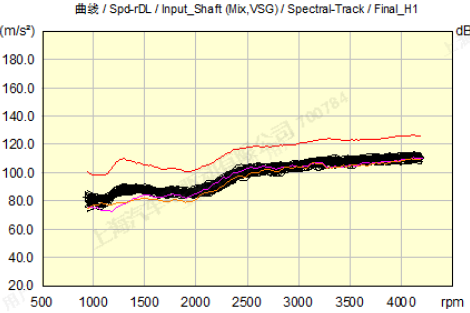
#> input picture extracted_images/slide_10_img_1.png, 470 x 313 px
$ python -i extract_data_v2.py   (imports and definitions only)
#> lines starting #> are read from the running program, lines starting #| are printed output that depends on the picture; after the words box and inside, x2 and y2 are one past the last pixel; in counts of white or black regions, pixels touching at a corner belong together
#> further down, picture is the input picture: shape (313, 470, 3); mean B, G, R 209.7, 237.4, 239
import cv2
import numpy as np
import os
from openpyxl import Workbook
from openpyxl.chart import ScatterChart, Reference, Series

try:
    import easyocr
    READER = easyocr.Reader(['en'], gpu=False)
except:
    READER = None

def get_plot_area(image):
    # Fallback method if OCR fails
    gray = cv2.cvtColor(image, cv2.COLOR_BGR2GRAY)
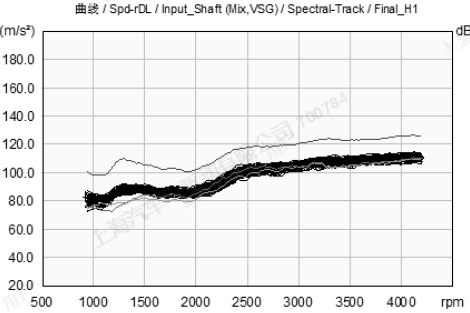
#> gray: shape (313, 470); min 0, max 255, mean 234.7
    _, thresh = cv2.threshold(gray, 240, 255, cv2.THRESH_BINARY_INV)
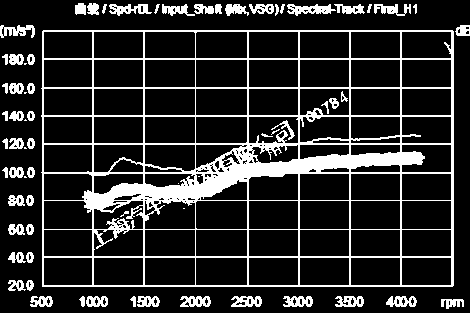
#> thresh: shape (313, 470); 17.1% white; 69 white regions (9 under 20 px)
    contours, _ = cv2.findContours(thresh, cv2.RETR_EXTERNAL, cv2.CHAIN_APPROX_SIMPLE)
#> contours = 59 contours, 11 with area under 20; largest, box (x1, y1, x2, y2) and area: (41, 30, 454, 287) 105218, (287, 4, 336, 16) 286, (109, 4, 152, 16) 240, (231, 296, 262, 307) 236, (180, 296, 211, 307) 236
    if not contours:
        return 0, 0, image.shape[1], image.shape[0]

    max_area = 0
    best_rect = (0, 0, image.shape[1], image.shape[0])
#> best_rect = (0, 0, 470, 313)
    for c in contours:
        x, y, w, h = cv2.boundingRect(c)
        area = w * h
        if area > max_area and area > 0.1 * image.shape[0] * image.shape[1]:
            max_area = area
            best_rect = (x, y, w, h)
#> this loop made 59 passes
#> (x, y, w, h, area, max_area) on pass 40: (41, 30, 413, 257, 106141, 106141)
#> (x, y, w, h, area) on passes 1 to 6: (441, 299, 23, 10, 230), (386, 296, 31, 11, 341), (335, 296, 29, 11, 319), (283, 296, 30, 11, 330), (231, 296, 31, 11, 341), (180, 296, 31, 11, 341)
#> after the loop, max_area = 106141

    if max_area == 0:
        h, w = image.shape[:2]
        return int(w*0.1), int(h*0.1), int(w*0.8), int(h*0.8)
    return best_rect

# [251 lines left out: functions calibrate_axes, extract_red_curve_v2, main, not called in this run]

# [2 lines not run here, left out]

>>> import cv2
>>> picture = cv2.imread('extracted_images/slide_10_img_1.png')
>>> result = get_plot_area(picture)
#> result = (41, 30, 413, 257)

$ run again, on extracted_images/slide_10_img_7.png
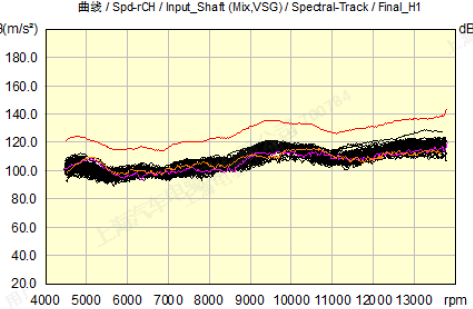
#> input picture extracted_images/slide_10_img_7.png, 473 x 309 px
#> picture is the input picture: shape (309, 473, 3); mean B, G, R 204.6, 232, 234.1
#> in get_plot_area, `gray = cv2.cvtColor(image, cv2.COLOR_BGR2GRAY)`:
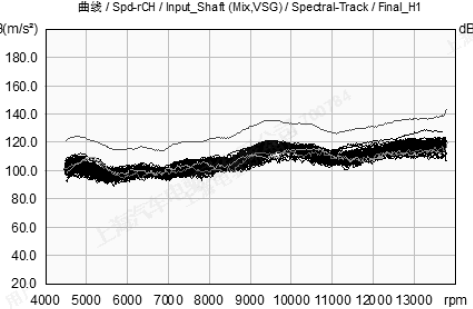
#> gray: shape (309, 473); min 0, max 255, mean 229.6
#> in get_plot_area, `_, thresh = cv2.threshold(gray, 240, 255, cv2.THRESH_BINARY_INV)`:
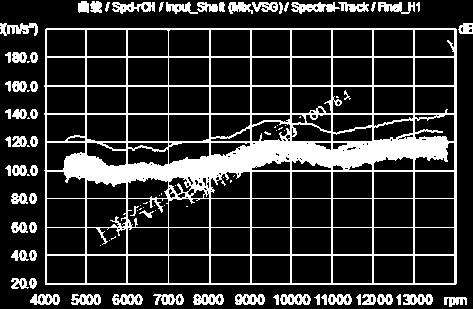
#> thresh: shape (309, 473); 19.8% white; 95 white regions (32 under 20 px)
#> contours = 65 contours, 10 with area under 20; largest, box (x1, y1, x2, y2) and area: (44, 28, 457, 285) 105220, (291, 2, 340, 14) 268, (112, 2, 155, 14) 251, (193, 294, 224, 305) 248, (280, 294, 311, 305) 245
#> the loop in get_plot_area, `for c in contours:` made 65 passes
#> (x, y, w, h, area, max_area) on pass 46: (44, 28, 413, 257, 106141, 106141)
#> after the loop in get_plot_area, `for c in contours:`: max_area = 106141
#> result = (44, 28, 413, 257)
